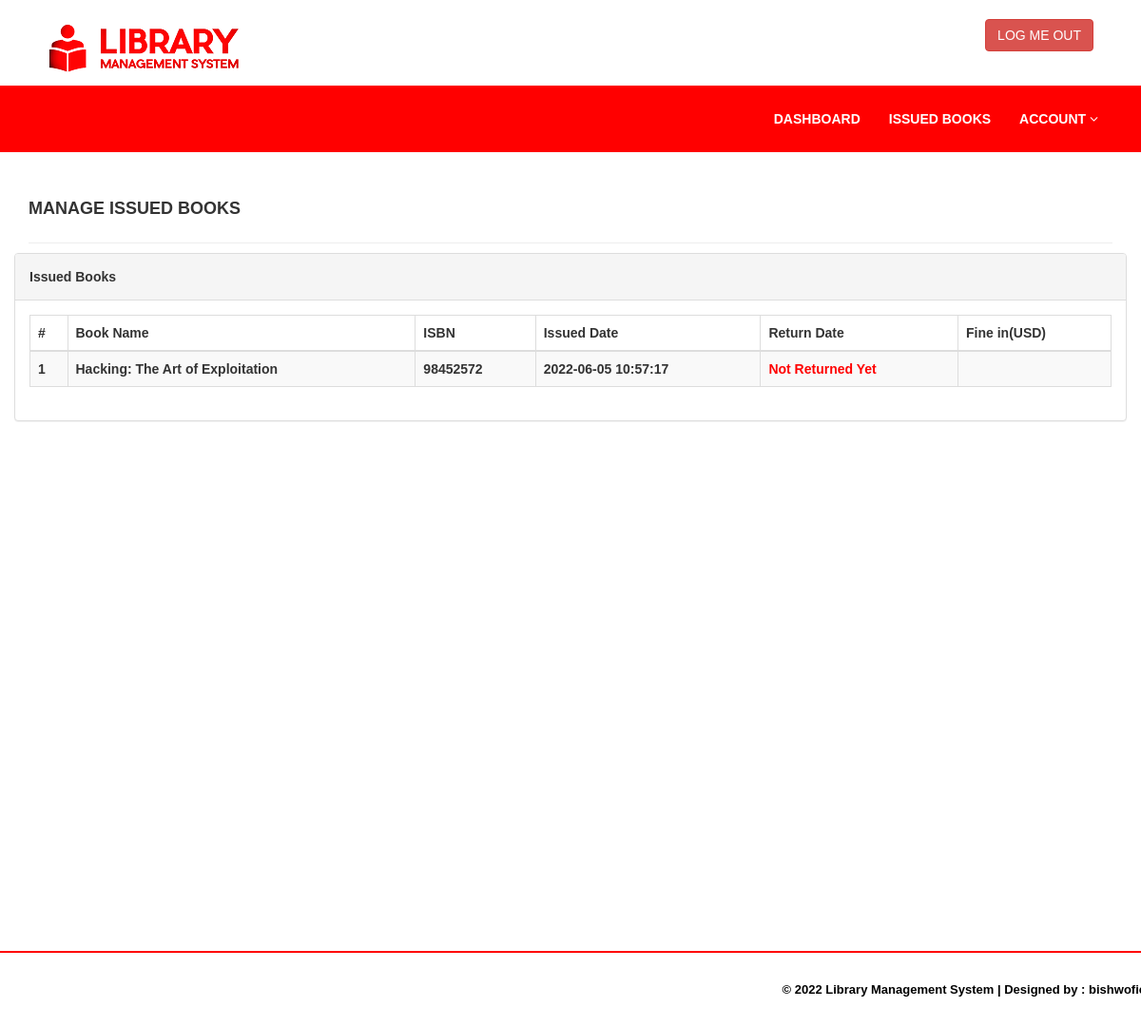
Page /issued-books.php (signed in) on the committed database.
### tables this page shows
CREATE TABLE `tblissuedbookdetails` (
  `id` int(11) NOT NULL,
  `BookId` int(11) DEFAULT NULL,
  `StudentID` varchar(150) DEFAULT NULL,
  `IssuesDate` timestamp NULL DEFAULT current_timestamp(),
  `ReturnDate` timestamp NULL DEFAULT NULL ON UPDATE current_timestamp(),
  `RetrunStatus` int(1) DEFAULT NULL,
  `fine` int(11) DEFAULT NULL
);

CREATE TABLE `tblbooks` (
  `id` int(11) NOT NULL,
  `BookName` varchar(255) DEFAULT NULL,
  `CatId` int(11) DEFAULT NULL,
  `AuthorId` int(11) DEFAULT NULL,
  `ISBNNumber` varchar(25) DEFAULT NULL,
  `BookPrice` decimal(10,2) DEFAULT NULL,
  `bookImage` varchar(250) NOT NULL,
  `isIssued` int(1) DEFAULT NULL,
  `RegDate` timestamp NULL DEFAULT current_timestamp(),
  `UpdationDate` timestamp NULL DEFAULT NULL ON UPDATE current_timestamp()
);

### issued-books.php (the view, shortened to what this page needs)
<?php
include('includes/config.php');
if(strlen($_SESSION['login'])==0)
    {
header('location:index.php');
}
else{
    ?>
<!DOCTYPE html>
<html xmlns="http://www.w3.org/1999/xhtml">
<head>
    <link href="assets/css/bootstrap.css" rel="stylesheet" />
    <link href="assets/css/font-awesome.css" rel="stylesheet" />
    <link href="assets/js/dataTables/dataTables.bootstrap.css" rel="stylesheet" />
    <link href="assets/css/style.css" rel="stylesheet" />
</head>
<body>
<?php include('includes/header.php');?>
    <div class="content-wrapper">
         <div class="container">
        <div class="row pad-botm">
            <div class="col-md-12">
                <h4 class="header-line">Manage Issued Books</h4>
    </div>
            <div class="row">
                <div class="col-md-12">
                    <div class="panel panel-default">
                        <div class="panel-heading">
                          Issued Books
                        </div>
                        <div class="panel-body">
                            <div class="table-responsive">
                                <table class="table table-striped table-bordered table-hover" id="dataTables-example">
                                    <thead>
                                        <tr>
                                            <th>#</th>
                                            <th>Book Name</th>
                                            <th>ISBN </th>
                                            <th>Issued Date</th>
                                            <th>Return Date</th>
                                            <th>Fine in(USD)</th>
                                        </tr>
                                    </thead>
                                    <tbody>
<?php
$sid=$_SESSION['stdid'];
$sql="SELECT tblbooks.BookName,tblbooks.ISBNNumber,tblissuedbookdetails.IssuesDate,tblissuedbookdetails.ReturnDate,tblissuedbookdetails.id as rid,tblissuedbookdetails.fine from  tblissuedbookdetails join tblstudents on tblstudents.StudentId=tblissuedbookdetails.StudentId join tblbooks on tblbooks.id=tblissuedbookdetails.BookId where tblstudents.StudentId=:sid order by tblissuedbookdetails.id desc";
$query = $dbh -> prepare($sql);
$query-> bindParam(':sid', $sid, PDO::PARAM_STR);
$query->execute();
$results=$query->fetchAll(PDO::FETCH_OBJ);
$cnt=1;
if($query->rowCount() > 0)
{
foreach($results as $result)
{               ?>
                                        <tr class="odd gradeX">
                                            <td class="center"><?php echo htmlentities($cnt);?></td>
                                            <td class="center"><?php echo htmlentities($result->BookName);?></td>
                                            <td class="center"><?php echo htmlentities($result->ISBNNumber);?></td>
                                            <td class="center"><?php echo htmlentities($result->IssuesDate);?></td>
                                            <td class="center"><?php if($result->ReturnDate=="")
                                            {?>
                                            <span style="color:red">
                                             <?php   echo htmlentities("Not Returned Yet"); ?>
                                                </span>
                                            <?php } else {
                                            echo htmlentities($result->ReturnDate);
                                        }
                                            ?></td>
                                              <td class="center"><?php echo htmlentities($result->fine);?></td>
                                        </tr>
 <?php $cnt=$cnt+1;}} ?>
                                    </tbody>
                                </table>
                            </div>
                        </div>
                    </div>
                </div>
            </div>
    </div>
    </div>
    </div>
  <?php include('includes/footer.php');?>
</body>
</html>
<?php } ?>

### assets/css/style.css (style rules this page uses)
.content-wrapper { margin-top: 40px; min-height:800px; padding-bottom:90px; }
.header-line { font-weight:900; padding-bottom:25px; border-bottom:1px solid #EEEEEE; text-transform:uppercase; }
.pad-botm { padding-bottom:30px; }

### rows in the picture
tblissuedbookdetails: BookId.BookName "Hacking: The Art of Exploitation", BookId.ISBNNumber "98452572", IssuesDate "2022-06-05 10:57:17"
